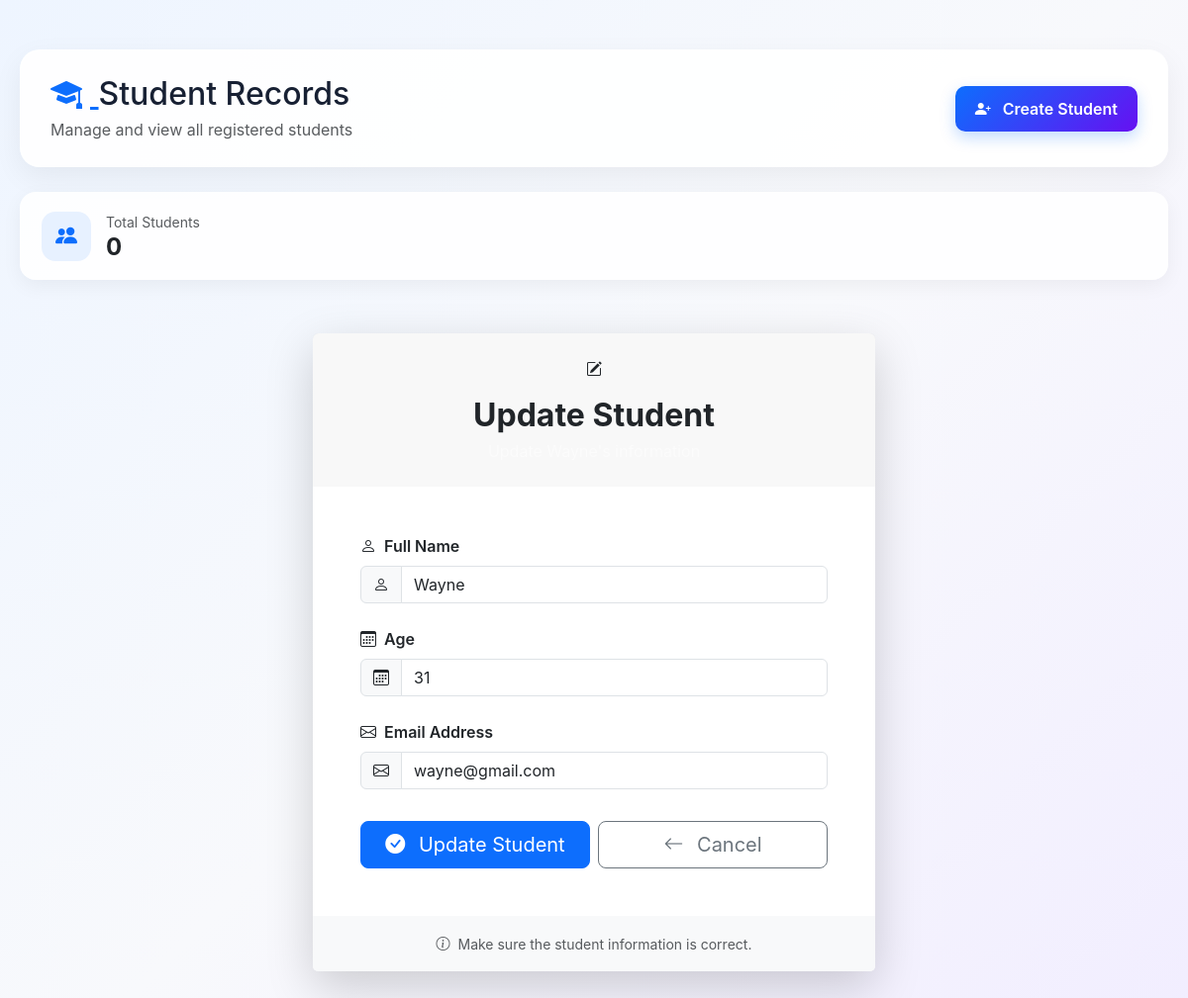
The page /update/8/ on the database its author committed.
### srs_app/models.py (models this page shows, shortened)
class Student(models.Model):
    name = models.CharField(max_length = 100)
    age = models.IntegerField()
    email = models.EmailField()

### srs_app/views.py (the view, shortened to what this page needs)
# urls.py: path("update/<int:id>/", views.update_student, name="update-student"),
def update_student(request, id):
    if request.method == "GET":
        student = Student.objects.get(id=id)
        return render(
            request,
            "update_student.html",
            {"student": student}
        )

### templates/update_student.html (shortened to what this page needs)
{% extends 'base.html' %}
{% block content %}
<div class="row justify-content-center">
    <div class="col-md-8 col-lg-6">
        <div class="card student-form-card border-0 shadow-lg">
            <div class="card-header form-header text-center border-0 py-4">
                <div class="form-icon">
                    <i class="bi bi-pencil-square"></i>
                </div>
                <h2 class="fw-bold mt-3 mb-1">
                    Update Student
                </h2>
                <p class="mb-0 text-white-50">
                </p>
            </div>
            <div class="card-body p-4 p-md-5">
                <form method="POST">
                    <div class="mb-4">
                        <label for="name" class="form-label fw-semibold">
                            <i class="bi bi-person me-1"></i>
                            Full Name
                        </label>
                        <div class="input-group">
                            <span class="input-group-text">
                                <i class="bi bi-person"></i>
                            </span>
                            <input type="text" id="name" name="name" value="{{ student.name }}" class="form-control"
                                placeholder="Enter student's full name" required>
                        </div>
                    </div>
                    <div class="mb-4">
                        <label for="age" class="form-label fw-semibold">
                            <i class="bi bi-calendar3 me-1"></i>
                            Age
                        </label>
                        <div class="input-group">
                            <span class="input-group-text">
                                <i class="bi bi-calendar3"></i>
                            </span>
                            <input type="number" id="age" name="age" value="{{ student.age }}" class="form-control"
                                placeholder="Enter student's age" min="1" max="120" required>
                        </div>
                    </div>
                    <div class="mb-4">
                        <label for="email" class="form-label fw-semibold">
                            <i class="bi bi-envelope me-1"></i>
                            Email Address
                        </label>
                        <div class="input-group">
                            <span class="input-group-text">
                                <i class="bi bi-envelope"></i>
                            </span>
                            <input type="email" id="email" name="email" value="{{ student.email }}" class="form-control"
                                placeholder="Enter student's email" required>
                        </div>
                    </div>
                    <div class="row g-2 mt-4">
                        <div class="col-sm-6">
                            <button type="submit" class="btn btn-primary btn-lg w-100 update-btn">
                                <i class="bi bi-check-circle-fill me-2"></i>
                                Update Student
                            </button>
                        </div>
                        <div class="col-sm-6">
                            <a href="/" class="btn btn-outline-secondary btn-lg w-100 cancel-btn">
                                <i class="bi bi-arrow-left me-2"></i>
                                Cancel
                            </a>
                        </div>
                    </div>
                </form>
            </div>
            <div class="card-footer bg-light border-0 text-center py-3">
                <small class="text-muted">
                    <i class="bi bi-info-circle me-1"></i>
                    Make sure the student information is correct.
                </small>
            </div>
        </div>
    </div>
</div>
{% endblock %}

### templates/base.html (style rules this page uses)
body { margin: 0; min-height: 100vh; background: linear-gradient(135deg, #eef5ff 0%, #f8f9fc 50%, #f1edff 100%); font-family: -apple-system, BlinkMacSystemFont, "Segoe UI", Roboto, Arial, sans-serif; color: #212529; }

### rows shown on the page
Student: name "Wayne", age "31", email "wayne@gmail.com"

### other values the page prints
{{ students|length }} "0"
